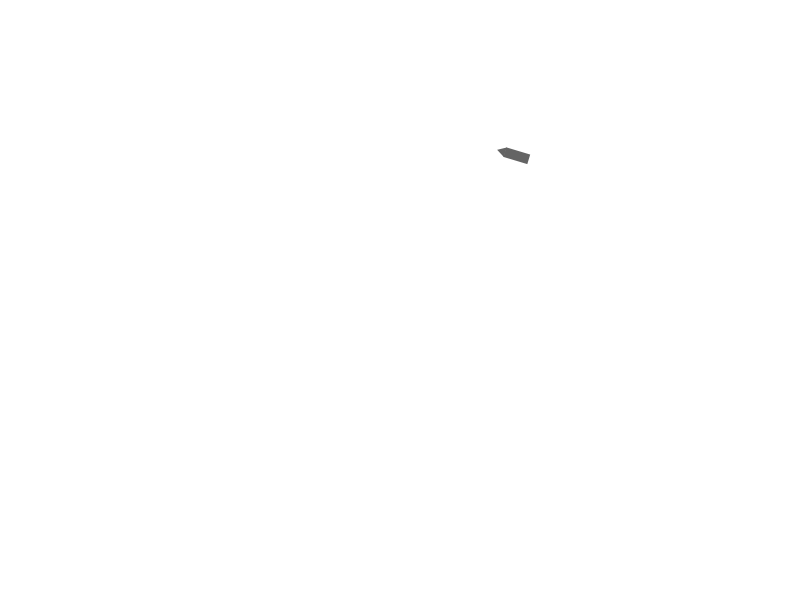
Frame 1 (no input)
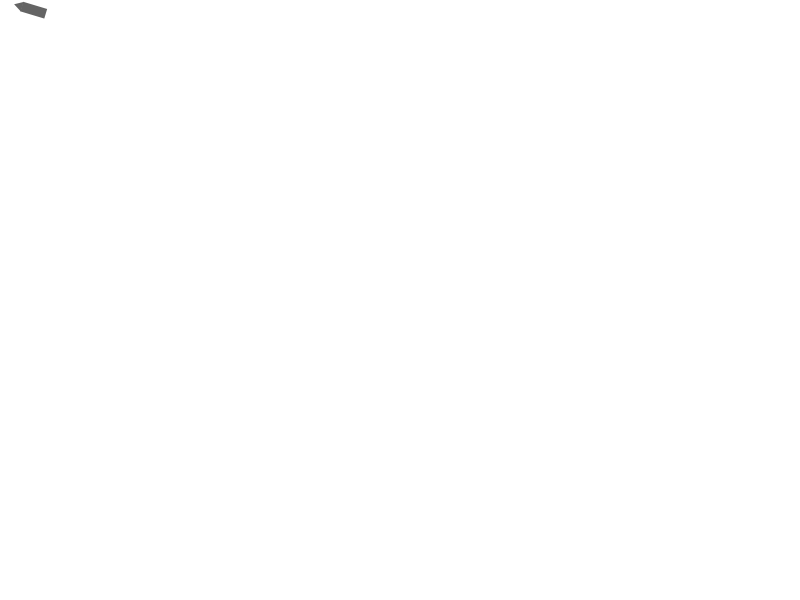
Frame 60 (the mouse pressed at the canvas centre just before this capture)
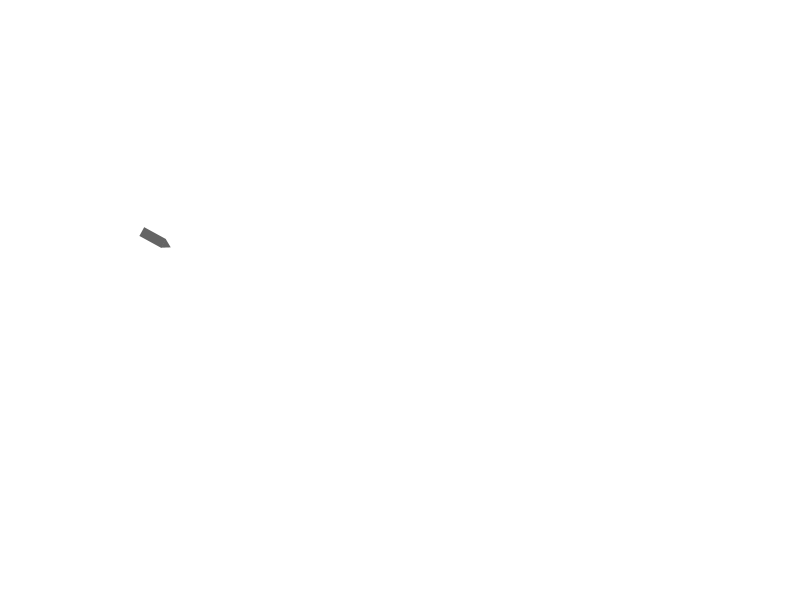
Frame 120 (the mouse held since frame 60 and released just before this capture)

The Processing sketch that drew these frames (run headless with seeded random() and noise(); from frame 60 on, the mouse is pressed at the canvas centre):

// Processing sketch: vector_mover_mouse_location
// ── vector_mover_mouse_location.pde

Mover mover;

void setup() {
  size(800, 600);
  mover = new Mover();
}


void draw() {
  background(255);
  mover.update();
  mover.display();
}

class Mover {

  PVector location;
  PVector volocity;
  PVector mouse;
  PVector acceleration;

  Mover() {
    location = new PVector(random(width), random(height));
    volocity = new PVector(0, 0);
  }

  void update() {
    mouse = new PVector(mouseX, mouseY);
    acceleration = PVector.sub(mouse, location);
    acceleration.normalize();
    acceleration.mult(0.5);
    volocity.add(acceleration);
    volocity.limit(10);
    location.add(volocity);
  }

  void display() {
    noStroke();
    fill(100);
    float theta = volocity.heading2D();
    pushMatrix();
    translate(location.x, location.y);
    rotate(theta);
    rectMode(CENTER);
    rect(0, 0, 25, 10);
    triangle(20.5, 0, 12, -5, 12, 5);
    popMatrix();
  }
}
